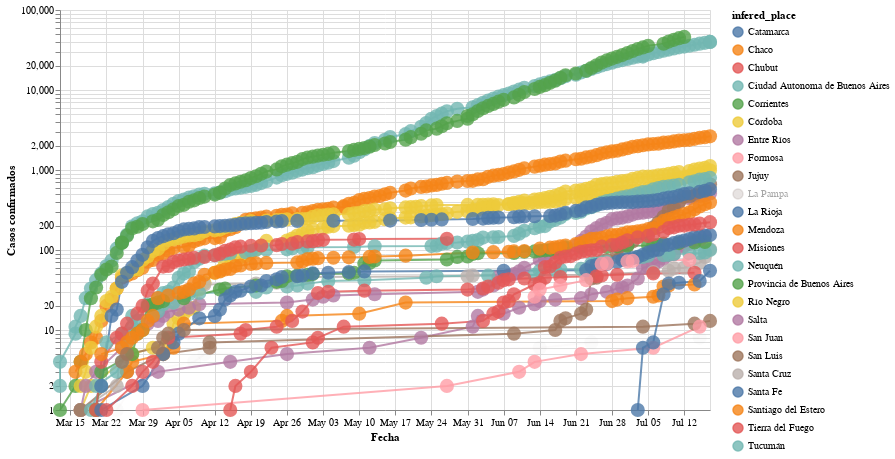

The cell this chart's notebook holds for it:
### Markdown cell above
# Evolucion en el tiempo de la cantidad de casos totales

Haciendo Shift+Click en las provincias que se ven a la derecha, podemos agregar o quitar provincias al gráfico

### Code cell
#hide_input
plot_evolution(cnt_by_place[cnt_by_place >=10].index.tolist())#, xaxis='days_from_first_infection')

### Figure 1 — Vega-Lite specification as saved in the notebook (floating-point values rounded to 4 significant figures; data arrays with more than 128 entries replaced by an {"elided": "..."} marker saying what was removed)
{"config": {"view": {"continuousWidth": 400, "continuousHeight": 300}, "point": {"size": 200}, "title": {"align": "center"}}, "data": {"name": "data-d3657adc89449b07a5a09d33d64d26c1"}, "mark": {"type": "line", "point": true, "radius": 150}, "encoding": {"color": {"type": "nominal", "field": "infered_place", "sort": ["Catamarca", "Chaco", "Chubut", "Ciudad Autonoma de Buenos Aires", "Corrientes", "Córdoba", "Entre Ríos", "Formosa", "Jujuy", "La Pampa", "La Rioja", "Mendoza", "Misiones", "Neuquén", "Provincia de Buenos Aires", "Río Negro", "Salta", "San Juan", "San Luis", "Santa Cruz", "Santa Fe", "Santiago del Estero", "Tierra del Fuego", "Tucumán"]}, "opacity": {"condition": {"value": 0.8, "selection": "selector001"}, "value": 0.05}, "tooltip": [{"type": "nominal", "field": "place"}, {"type": "nominal", "field": "infered_place"}, {"type": "quantitative", "field": "infered_place_score"}, {"type": "quantitative", "field": "infected"}, {"type": "temporal", "field": "date"}, {"type": "nominal", "field": "acum"}, {"type": "quantitative", "field": "days_from_first_infection"}, {"type": "quantitative", "field": "cum_infected"}], "x": {"type": "temporal", "axis": {"title": "Fecha"}, "field": "date"}, "y": {"type": "quantitative", "axis": {"title": "Casos confirmados"}, "field": "cum_infected", "scale": {"type": "log"}}}, "height": 400, "selection": {"selector001": {"type": "multi", "fields": ["infered_place"], "bind": "legend", "init": [{"infered_place": "Catamarca"}, {"infered_place": "Chaco"}, {"infered_place": "Chubut"}, {"infered_place": "Ciudad Autonoma de Buenos Aires"}, {"infered_place": "Corrientes"}, {"infered_place": "Córdoba"}, {"infered_place": "Entre Ríos"}, {"infered_place": "Formosa"}, {"infered_place": "Jujuy"}, {"infered_place": "La Rioja"}, {"infered_place": "Mendoza"}, {"infered_place": "Misiones"}, {"infered_place": "Neuquén"}, {"infered_place": "Provincia de Buenos Aires"}, {"infered_place": "Río Negro"}, {"infered_place": "Salta"}, {"infered_place": "San Juan"}, {"infered_place": "San Luis"}, {"infered_place": "Santa Cruz"}, {"infered_place": "Santa Fe"}, {"infered_place": "Santiago del Estero"}, {"infered_place": "Tierra del Fuego"}, {"infered_place": "Tucumán"}]}}, "width": 650, "$schema": "https://vega.github.io/schema/vega-lite/v4.8.1.json", "datasets": {"data-d3657adc89449b07a5a09d33d64d26c1": {"elided": "1209 records"}}}
